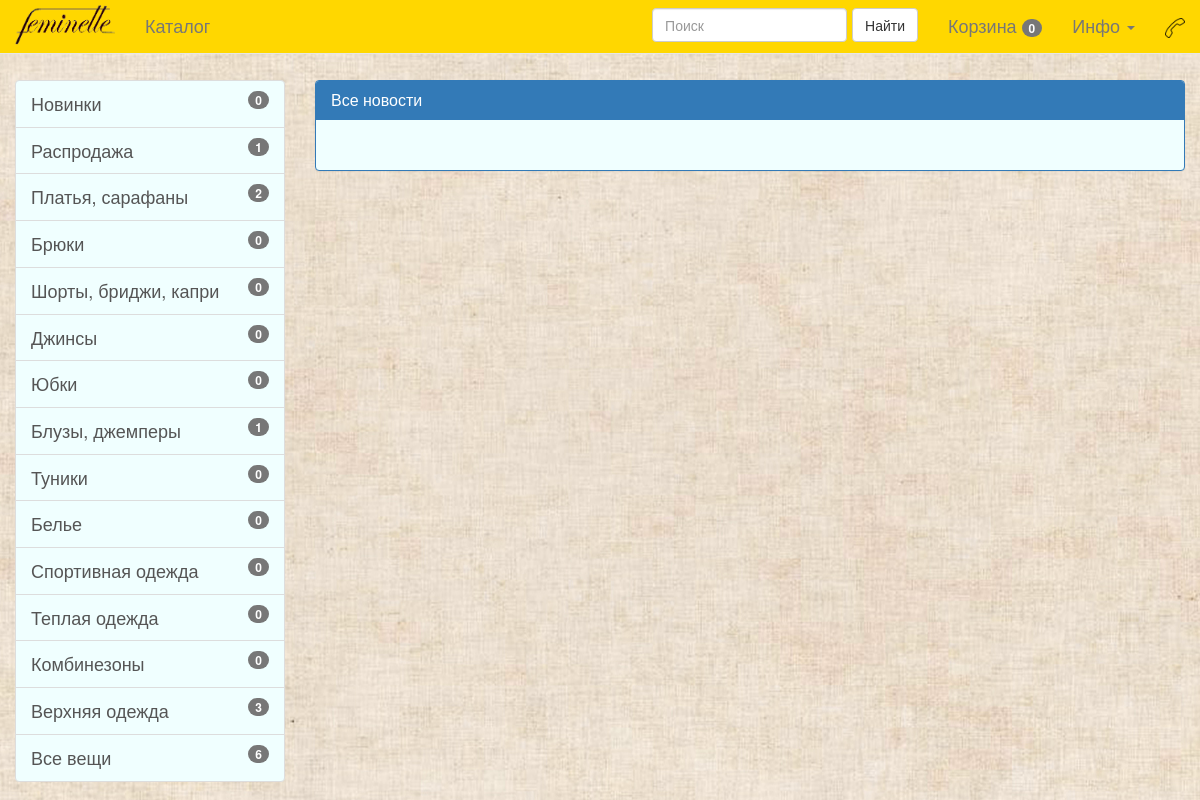
Before: /news/ with the older database file.
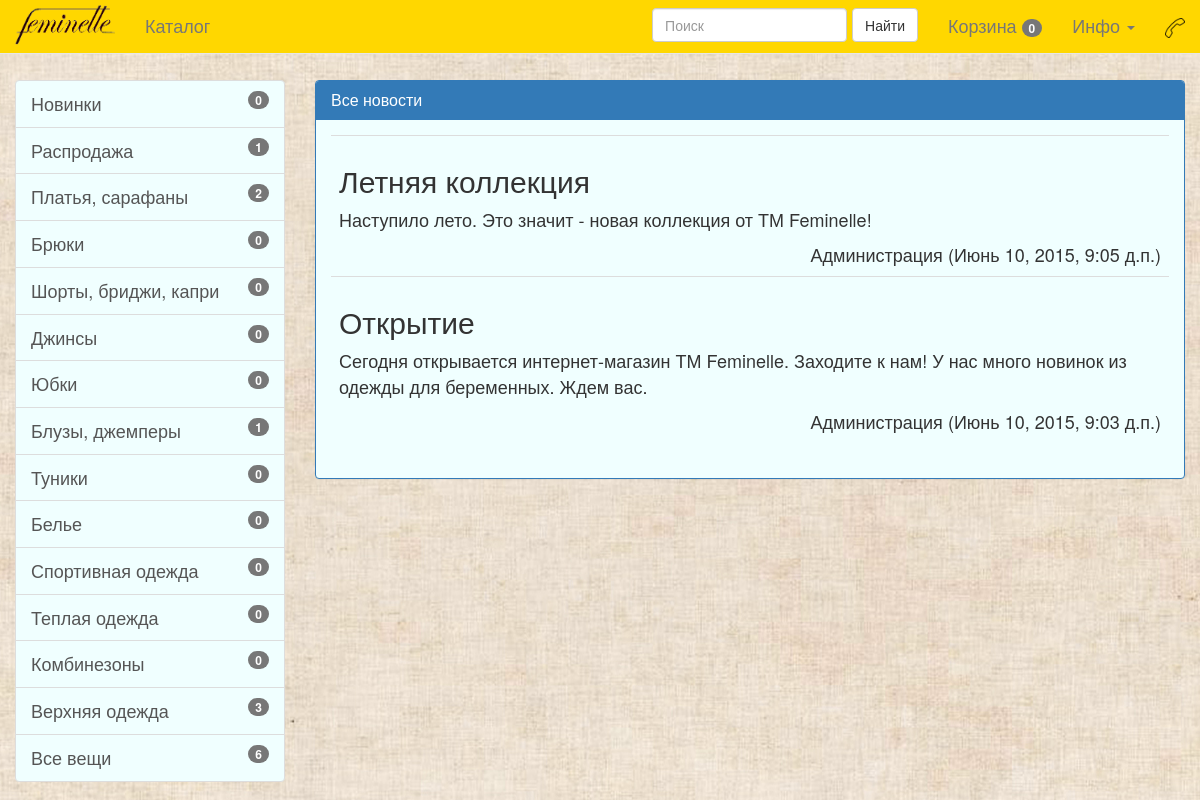
After: the same page with the newer database file.
### info/models.py (models this page shows, shortened)
class News(models.Model):
    title = models.CharField(max_length=255)
    text = models.TextField(null=True, blank=True)
    author = models.CharField(max_length=50, null=True, blank=True)
    date = models.DateTimeField(auto_now=False, auto_now_add=True)

### info/views.py (the view)
# urls.py: url(r'^news/$', info.views.news, name='news'),
def news(request):
    if handle_basket_query(request):
        return HttpResponseRedirect(request.META['HTTP_REFERER'])
    context = { 'object_list': sorted(News.objects.all(), key=lambda item: item.date, reverse=True),
                'basket_products': get_basket_products(request),
                'badges_info': get_badges_info(request) }
    template = 'news.html'
    return render(request, template, context)

### main/views.py (called while the page is built, shortened)
def get_basket_products(request):
    object_list = []
    cycle = 0
    return object_list

def handle_basket_query(request):
    return False

### info/templates/news.html (shortened to what this page needs)
{% extends "base.html" %}
{% load staticfiles %}
{% block content %}
    <div>
        <div class="panel panel-primary">
            <div class="panel-heading">
                <h1 class="panel-title">Все новости</h1>
            </div>
            <div class="panel-body">
                <table class="table">
                <tbody>
                {% for record in object_list %}
                    <tr>
                        <td>
                            <h2>{{ record.title }}</h2>
                            <p>
                                {{ record.text }}
                            </p>
                            <div style="text-align: right">{{ record.author }} ({{ record.date }})</div>
                        </td>
                    </tr>
                {% endfor %}
                </tbody>
                </table>
            </div>
        </div>
    </div>
{% endblock content %}

Changed rows visible on the page:
added News: title "Летняя коллекция", text "Наступило лето. Это значит - новая коллекция от ТМ Feminelle!", author "Администрация", date "Июнь 10, 2015, 9:05 д.п."
added News: title "Открытие", text "Сегодня открывается интернет-магазин ТМ Feminelle. Заходите к нам! У нас много новинок из одежды для беременных. Ждем вас.", author "Администрация", date "Июнь 10, 2015, 9:03 д.п."
